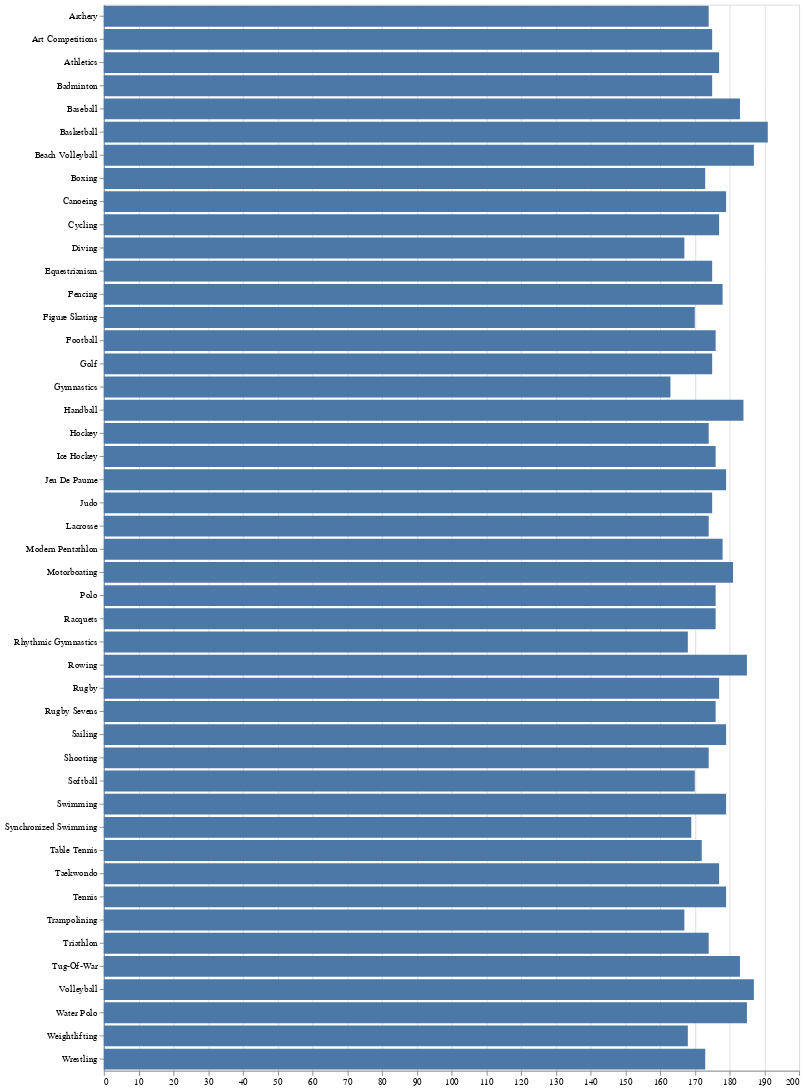

Here is the notebook cell this chart was saved with:
### Markdown cell above
<h3> Average height of players across different sports

### Code cell
@vlplot(
    height={step=25},
    width=750,
    :bar,
    y=df[:Sport],
    x=df[:height_mean],
)

### Figure 1 — Vega-Lite specification as saved in the notebook (floating-point values rounded to 4 significant figures)
{"data": {"values": [{"x": 191, "y": "Basketball"}, {"x": 175, "y": "Judo"}, {"x": 177, "y": "Athletics"}, {"x": 175, "y": "Badminton"}, {"x": 179, "y": "Sailing"}, {"x": 163, "y": "Gymnastics"}, {"x": 184, "y": "Handball"}, {"x": 168, "y": "Weightlifting"}, {"x": 173, "y": "Wrestling"}, {"x": 185, "y": "Rowing"}, {"x": 179, "y": "Swimming"}, {"x": 176, "y": "Football"}, {"x": 175, "y": "Equestrianism"}, {"x": 174, "y": "Shooting"}, {"x": 177, "y": "Taekwondo"}, {"x": 173, "y": "Boxing"}, {"x": 178, "y": "Fencing"}, {"x": 167, "y": "Diving"}, {"x": 179, "y": "Canoeing"}, {"x": 185, "y": "Water Polo"}, {"x": 179, "y": "Tennis"}, {"x": 177, "y": "Cycling"}, {"x": 174, "y": "Hockey"}, {"x": 170, "y": "Softball"}, {"x": 174, "y": "Archery"}, {"x": 187, "y": "Volleyball"}, {"x": 169, "y": "Synchronized Swimming"}, {"x": 178, "y": "Modern Pentathlon"}, {"x": 172, "y": "Table Tennis"}, {"x": 183, "y": "Baseball"}, {"x": 168, "y": "Rhythmic Gymnastics"}, {"x": 176, "y": "Rugby Sevens"}, {"x": 167, "y": "Trampolining"}, {"x": 187, "y": "Beach Volleyball"}, {"x": 174, "y": "Triathlon"}, {"x": 175, "y": "Golf"}, {"x": 177, "y": "Rugby"}, {"x": 175, "y": "Art Competitions"}, {"x": 183, "y": "Tug-Of-War"}, {"x": 176, "y": "Ice Hockey"}, {"x": 174, "y": "Lacrosse"}, {"x": 176, "y": "Polo"}, {"x": 181, "y": "Motorboating"}, {"x": 170, "y": "Figure Skating"}, {"x": 179, "y": "Jeu De Paume"}, {"x": 176, "y": "Racquets"}]}, "encoding": {"x": {"field": "x", "title": null, "type": "quantitative"}, "y": {"field": "y", "title": null, "type": "nominal"}}, "height": {"step": 25}, "mark": "bar", "width": 750}
